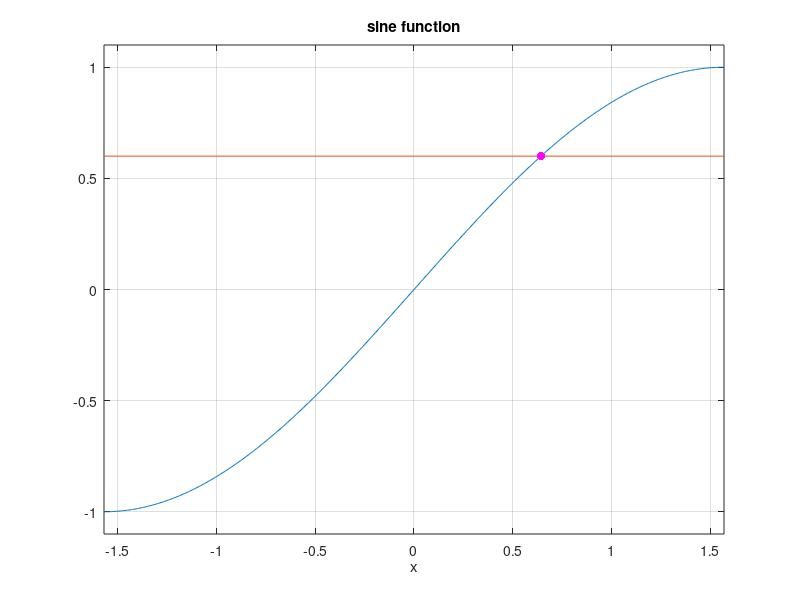
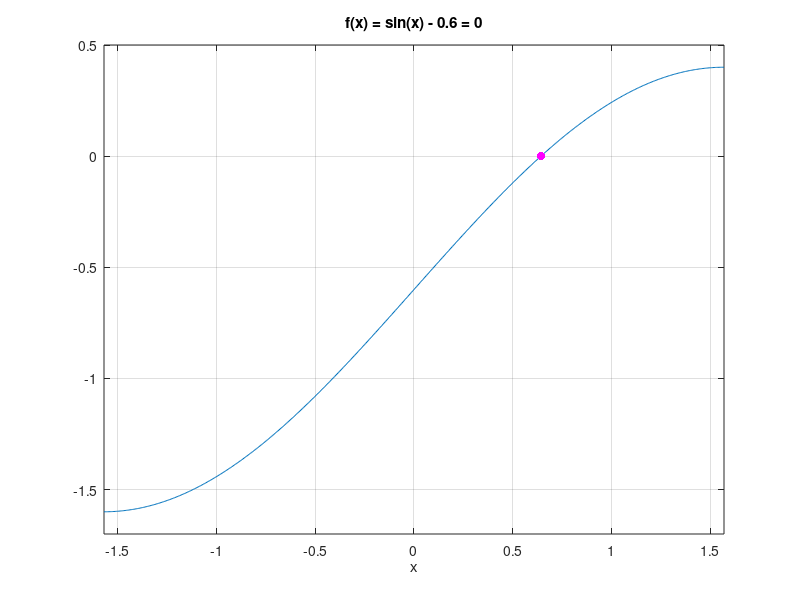

MATLAB code for these plots, in order:
% MATH2089: File = pltsin.m
% Plot sin function for calculating inverse function (arcsin)

format compact

f = @(x, y) sin(x) - y;

xlo = -pi/2; xhi = pi/2;
xp = linspace(xlo, xhi, 501);
yp = sin(xp);

y = 0.6
% Solve the nonlinear equation
x = fzero(@(x) f(x,y), 0.5)

figure(1)
%subplot(2,1,1)
plot(xp, yp, [xlo, xhi], y*[1, 1], x, sin(x), 'm.', 'MarkerSize', 18);
grid on
xlabel('x')
title('sine function')
xlim([xlo xhi]);
yl = [-1.1 1.1];
ylim(yl)
figure(2)
%subplot(2,1,2)
plot(xp, yp-y, x, 0, 'm.', 'MarkerSize', 18);
grid on
tstr = sprintf('f(x) = sin(x) - %.1f = 0', y)
title(tstr)
xlabel('x')
xlim([xlo xhi]);
ylim(yl-y);
